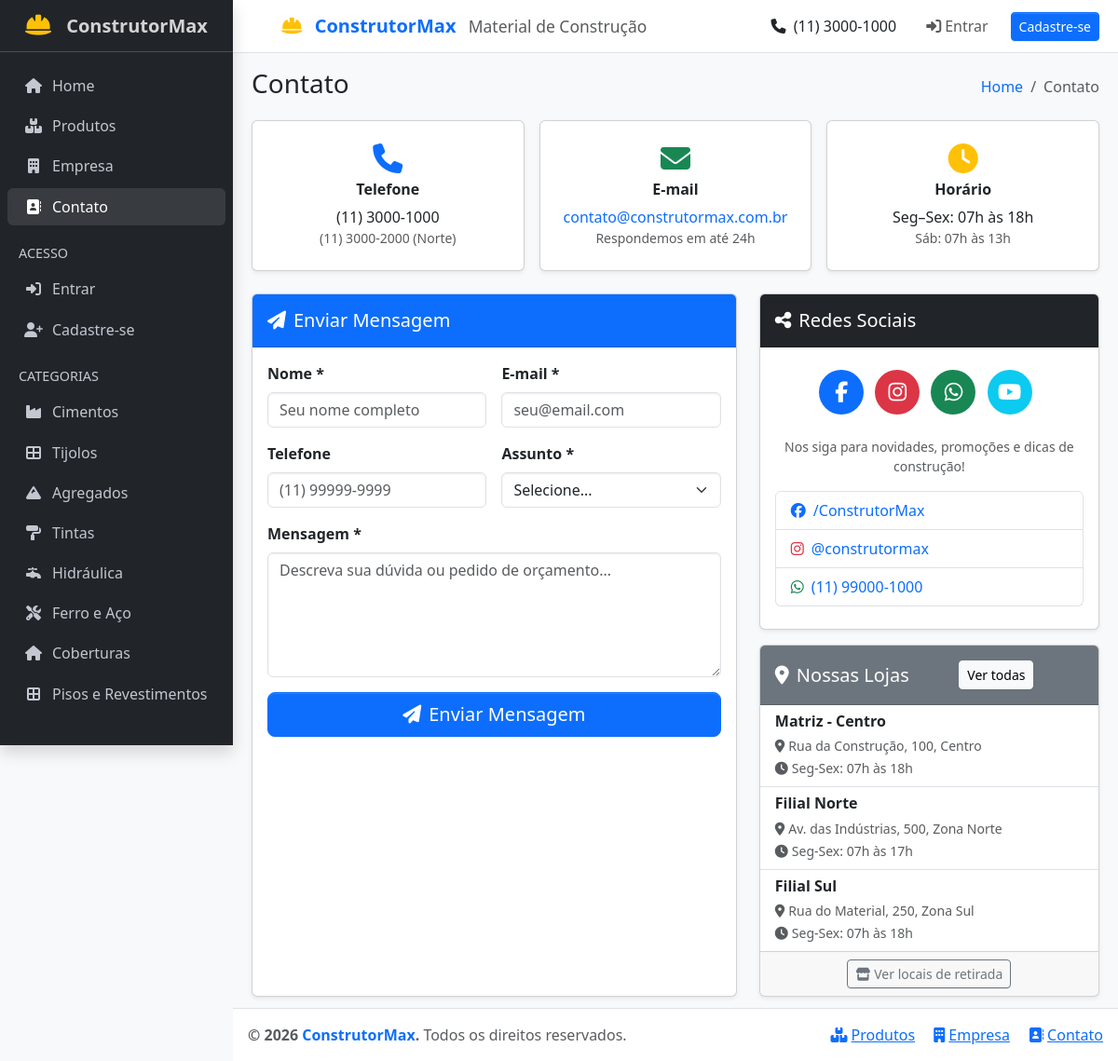
The app's page /contato.php with its own data.
### tables this page shows
CREATE TABLE IF NOT EXISTS locais (
    id        INT UNSIGNED AUTO_INCREMENT PRIMARY KEY,
    nome      VARCHAR(150) NOT NULL,
    endereco  VARCHAR(200) NOT NULL,
    bairro    VARCHAR(100) NOT NULL DEFAULT '',
    cidade    VARCHAR(100) NOT NULL DEFAULT '',
    estado    CHAR(2)      NOT NULL DEFAULT '',
    cep       VARCHAR(10)  NOT NULL DEFAULT '',
    telefone  VARCHAR(30)  NOT NULL DEFAULT '',
    horario   VARCHAR(200) NOT NULL DEFAULT '',
    mapa      VARCHAR(500) NOT NULL DEFAULT ''
);

### dados.php (called while the page is built, shortened)
<?php
function getLocais(): array {
    $db = getDB();
    $stmt = $db->query('SELECT * FROM locais ORDER BY id');
    return $stmt->fetchAll();
}
$locais   = getLocais();

### contato.php (the view, shortened to what this page needs)
<?php
require_once 'dados.php';
require_once 'layout.php';
?>
<div class="row g-3 mb-4">
  <div class="col-sm-4">
    <div class="card text-center shadow-sm h-100">
      <div class="card-body p-4">
        <i class="fas fa-phone fa-2x text-primary mb-2"></i>
        <h6 class="fw-bold">Telefone</h6>
        <p class="mb-0">(11) 3000-1000</p>
        <p class="text-muted small mb-0">(11) 3000-2000 (Norte)</p>
      </div>
    </div>
  </div>
  <div class="col-sm-4">
    <div class="card text-center shadow-sm h-100">
      <div class="card-body p-4">
        <i class="fas fa-envelope fa-2x text-success mb-2"></i>
        <h6 class="fw-bold">E-mail</h6>
        <p class="mb-0"><a href="mailto:contato@construtormax.com.br" class="text-decoration-none">contato@construtormax.com.br</a></p>
        <p class="text-muted small mb-0">Respondemos em até 24h</p>
      </div>
    </div>
  </div>
  <div class="col-sm-4">
    <div class="card text-center shadow-sm h-100">
      <div class="card-body p-4">
        <i class="fas fa-clock fa-2x text-warning mb-2"></i>
        <h6 class="fw-bold">Horário</h6>
        <p class="mb-0">Seg–Sex: 07h às 18h</p>
        <p class="text-muted small mb-0">Sáb: 07h às 13h</p>
      </div>
    </div>
  </div>
</div>
<div class="row g-4">
  <div class="col-md-7">
    <div class="card shadow-sm h-100">
      <div class="card-header bg-primary text-white">
        <h5 class="mb-0"><i class="fas fa-paper-plane me-2"></i>Enviar Mensagem</h5>
      </div>
      <div class="card-body">
        <form method="POST">
          <div class="row g-3">
            <div class="col-sm-6">
              <label class="form-label fw-semibold">Nome *</label>
              <input type="text" name="nome" class="form-control" placeholder="Seu nome completo" required value="<?= htmlspecialchars($_POST['nome'] ?? '') ?>">
            </div>
            <div class="col-sm-6">
              <label class="form-label fw-semibold">E-mail *</label>
              <input type="email" name="email" class="form-control" placeholder="seu@email.com" required value="<?= htmlspecialchars($_POST['email'] ?? '') ?>">
            </div>
            <div class="col-sm-6">
              <label class="form-label fw-semibold">Telefone</label>
              <input type="tel" name="telefone" class="form-control" placeholder="(11) 99999-9999" value="<?= htmlspecialchars($_POST['telefone'] ?? '') ?>">
            </div>
            <div class="col-sm-6">
              <label class="form-label fw-semibold">Assunto *</label>
              <select name="assunto" class="form-select" required>
                <option value="">Selecione...</option>
              </select>
            </div>
            <div class="col-12">
              <label class="form-label fw-semibold">Mensagem *</label>
              <textarea name="mensagem" class="form-control" rows="5" placeholder="Descreva sua dúvida ou pedido de orçamento..." required><?= htmlspecialchars($_POST['mensagem'] ?? '') ?></textarea>
            </div>
            <div class="col-12">
              <button type="submit" class="btn btn-primary btn-lg w-100">
                <i class="fas fa-paper-plane me-2"></i>Enviar Mensagem
              </button>
            </div>
          </div>
        </form>
      </div>
    </div>
  </div>
  <div class="col-md-5">
    <div class="card shadow-sm mb-3">
      <div class="card-header bg-dark text-white">
        <h5 class="mb-0"><i class="fas fa-share-alt me-2"></i>Redes Sociais</h5>
      </div>
      <div class="card-body text-center py-4">
        <a href="#" class="social-icon bg-primary text-white me-2 mb-2 text-decoration-none">
          <i class="fab fa-facebook-f"></i>
        </a>
        <a href="#" class="social-icon bg-danger text-white me-2 mb-2 text-decoration-none">
          <i class="fab fa-instagram"></i>
        </a>
        <a href="#" class="social-icon bg-success text-white me-2 mb-2 text-decoration-none">
          <i class="fab fa-whatsapp"></i>
        </a>
        <a href="#" class="social-icon bg-info text-white me-2 mb-2 text-decoration-none">
          <i class="fab fa-youtube"></i>
        </a>
        <div class="mt-3">
          <p class="text-muted small">Nos siga para novidades, promoções e dicas de construção!</p>
        </div>
        <div class="list-group mt-2">
          <div class="list-group-item d-flex align-items-center gap-2">
            <i class="fab fa-facebook text-primary"></i>
            <a href="#" class="text-decoration-none">/ConstrutorMax</a>
          </div>
          <div class="list-group-item d-flex align-items-center gap-2">
            <i class="fab fa-instagram text-danger"></i>
            <a href="#" class="text-decoration-none">@construtormax</a>
          </div>
          <div class="list-group-item d-flex align-items-center gap-2">
            <i class="fab fa-whatsapp text-success"></i>
            <a href="#" class="text-decoration-none">(11) 99000-1000</a>
          </div>
        </div>
      </div>
    </div>
    <div class="card shadow-sm">
      <div class="card-header bg-secondary text-white d-flex justify-content-between align-items-center">
        <h5 class="mb-0"><i class="fas fa-map-marker-alt me-2"></i>Nossas Lojas</h5>
        <a href="locais.php" class="btn btn-sm btn-light">Ver todas</a>
      </div>
      <div class="list-group list-group-flush">
        <?php foreach ($locais as $l): ?>
        <div class="list-group-item">
          <h6 class="fw-bold mb-1"><?= htmlspecialchars($l['nome']) ?></h6>
          <small class="text-muted">
            <i class="fas fa-map-marker-alt me-1"></i><?= htmlspecialchars($l['endereco']) ?>, <?= htmlspecialchars($l['bairro']) ?><br>
            <i class="fas fa-clock me-1"></i><?= htmlspecialchars(explode('|', $l['horario'])[0]) ?>
          </small>
        </div>
        <?php endforeach; ?>
      </div>
      <div class="card-footer text-center">
        <a href="locais.php" class="btn btn-outline-secondary btn-sm">
          <i class="fas fa-store me-1"></i>Ver locais de retirada
        </a>
      </div>
    </div>
  </div>
</div>
<?php require_once 'layout_footer.php'; ?>

### layout.php (style rules this page uses)
.social-icon { width:48px;height:48px;display:inline-flex;align-items:center;justify-content:center;border-radius:50%;font-size:1.4rem }

### records on screen
locais: nome "Matriz - Centro", endereco "Rua da Construção, 100", bairro "Centro", horario "Seg-Sex: 07h às 18h"
locais: nome "Filial Norte", endereco "Av. das Indústrias, 500", bairro "Zona Norte", horario "Seg-Sex: 07h às 17h"
locais: nome "Filial Sul", endereco "Rua do Material, 250", bairro "Zona Sul", horario "Seg-Sex: 07h às 18h"

### other values on screen
$cat "Cimentos"
$cat "Tijolos"
$cat "Agregados"
$cat "Tintas"
$cat "Hidráulica"
$cat "Ferro e Aço"
$cat "Coberturas"
$cat "Pisos e Revestimentos"
$titulo "Contato"
$b['nome'] "Contato"
